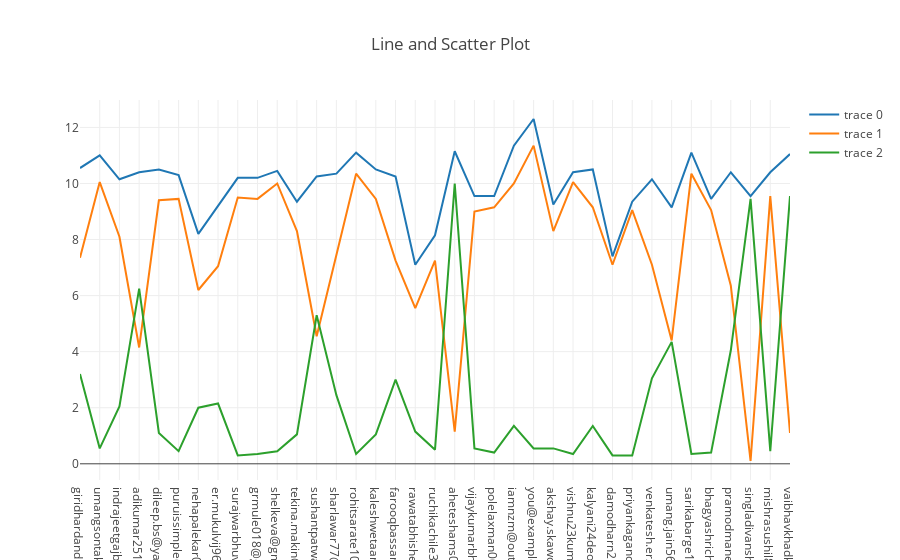

Notebook cell for this chart:
### Code cell
val data = Seq(trace1,trace2, trace3)

val layout = Layout(
  title = "Line and Scatter Plot"
)

plot(data, layout)

### Figure 1 — Plotly figure (JSON) as saved in the notebook; plotly's stock layout.template omitted (floating-point values rounded to 4 significant figures)
{"data": [{"x": ["giridhardandikwar@gmail.com", "umangsontakke70@gmail.com", "indrajeetgajbhiye@gmail.com", "adikumar2514@gmail.com", "dileep.bs@yahoo.com", "puruissimple@gmail.com", "nehapalekar026@gmail.com", "er.mukulvij96@gmail.com", "surajwarbhuvan192@gmail.com", "grmule018@gmail.com", "shelkeva@gmail.com", "tekina.makin@gmail.com", "sushantpatwari1234@gmail.com", "sharlawar77@gmail.com", "rohitsarate1027@gmail.com", "kaleshwetaanil@gmail.com", "farooqbassam4@gmail.com", "rawatabhishek2012@gmail.com", "ruchikachile301996@gmail.com", "aheteshams007@gmail.com", "vijaykumarbhavanur.com", "polelaxman001@gmail.com", "iamnzm@outlook.com", "you@example.com", "akshay.skawde@gmail.com", "vishnu23kumar@gmail.com", "kalyani24deobhankar@gmail.com", "damodharn21@gmail.com", "priyankagandhi2504@gmail.com", "venkatesh.er2@gmail.com", "umang.jain567@gmail.com", "sarikabarge111@gmail.com", "bhagyashrichalke21@gmail.com", "pramodmane58@gmail.com", "singladivanshu007@gmail.com", "mishrasushil889@gmail.com", "vaibhavkhadke@gmail.com"], "y": [10.55, 11, 10.15, 10.4, 10.5, 10.3, 8.2, 9.2, 10.2, 10.2, 10.45, 9.35, 10.25, 10.35, 11.1, 10.5, 10.25, 7.1, 8.15, 11.15, 9.55, 9.55, 11.35, 12.3, 9.25, 10.4, 10.5, 7.4, 9.35, 10.15, 9.15, 11.1, 9.45, 10.4, 9.55, 10.4, 11.05], "mode": "lines", "type": "scatter", "visible": true}, {"x": ["giridhardandikwar@gmail.com", "umangsontakke70@gmail.com", "indrajeetgajbhiye@gmail.com", "adikumar2514@gmail.com", "dileep.bs@yahoo.com", "puruissimple@gmail.com", "nehapalekar026@gmail.com", "er.mukulvij96@gmail.com", "surajwarbhuvan192@gmail.com", "grmule018@gmail.com", "shelkeva@gmail.com", "tekina.makin@gmail.com", "sushantpatwari1234@gmail.com", "sharlawar77@gmail.com", "rohitsarate1027@gmail.com", "kaleshwetaanil@gmail.com", "farooqbassam4@gmail.com", "rawatabhishek2012@gmail.com", "ruchikachile301996@gmail.com", "aheteshams007@gmail.com", "vijaykumarbhavanur.com", "polelaxman001@gmail.com", "iamnzm@outlook.com", "you@example.com", "akshay.skawde@gmail.com", "vishnu23kumar@gmail.com", "kalyani24deobhankar@gmail.com", "damodharn21@gmail.com", "priyankagandhi2504@gmail.com", "venkatesh.er2@gmail.com", "umang.jain567@gmail.com", "sarikabarge111@gmail.com", "bhagyashrichalke21@gmail.com", "pramodmane58@gmail.com", "singladivanshu007@gmail.com", "mishrasushil889@gmail.com", "vaibhavkhadke@gmail.com"], "y": [7.35, 10.05, 8.1, 4.15, 9.4, 9.45, 6.2, 7.05, 9.5, 9.45, 10, 8.3, 4.55, 7.5, 10.35, 9.45, 7.25, 5.55, 7.25, 1.15, 9, 9.15, 10, 11.35, 8.3, 10.05, 9.15, 7.1, 9.05, 7.1, 4.4, 10.35, 9.05, 6.35, 0.1, 9.55, 1.1], "mode": "lines", "type": "scatter", "visible": true}, {"x": ["giridhardandikwar@gmail.com", "umangsontakke70@gmail.com", "indrajeetgajbhiye@gmail.com", "adikumar2514@gmail.com", "dileep.bs@yahoo.com", "puruissimple@gmail.com", "nehapalekar026@gmail.com", "er.mukulvij96@gmail.com", "surajwarbhuvan192@gmail.com", "grmule018@gmail.com", "shelkeva@gmail.com", "tekina.makin@gmail.com", "sushantpatwari1234@gmail.com", "sharlawar77@gmail.com", "rohitsarate1027@gmail.com", "kaleshwetaanil@gmail.com", "farooqbassam4@gmail.com", "rawatabhishek2012@gmail.com", "ruchikachile301996@gmail.com", "aheteshams007@gmail.com", "vijaykumarbhavanur.com", "polelaxman001@gmail.com", "iamnzm@outlook.com", "you@example.com", "akshay.skawde@gmail.com", "vishnu23kumar@gmail.com", "kalyani24deobhankar@gmail.com", "damodharn21@gmail.com", "priyankagandhi2504@gmail.com", "venkatesh.er2@gmail.com", "umang.jain567@gmail.com", "sarikabarge111@gmail.com", "bhagyashrichalke21@gmail.com", "pramodmane58@gmail.com", "singladivanshu007@gmail.com", "mishrasushil889@gmail.com", "vaibhavkhadke@gmail.com"], "y": [3.2, 0.55, 2.05, 6.25, 1.1, 0.45, 2, 2.15, 0.3, 0.35, 0.45, 1.05, 5.3, 2.45, 0.35, 1.05, 3, 1.15, 0.5, 10, 0.55, 0.4, 1.35, 0.55, 0.55, 0.35, 1.35, 0.3, 0.3, 3.05, 4.35, 0.35, 0.4, 4.05, 9.45, 0.45, 9.55], "mode": "lines", "type": "scatter", "visible": true}], "layout": {"title": {"text": "Line and Scatter Plot"}, "xaxis": {"type": "category", "range": [0, 36], "autorange": true}, "yaxis": {"type": "linear", "range": [-0.5778, 12.98], "autorange": true}, "autosize": true}}
